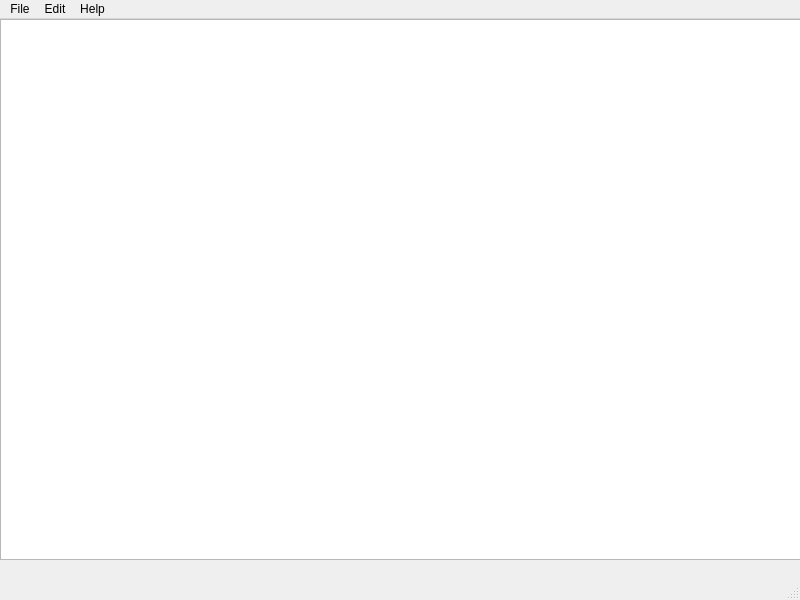
<?xml version="1.0" encoding="UTF-8"?>
<ui version="4.0">
 <class>TexEdit</class>
 <widget class="QMainWindow" name="TexEdit">
  <property name="geometry">
   <rect>
    <x>0</x>
    <y>0</y>
    <width>800</width>
    <height>600</height>
   </rect>
  </property>
  <property name="windowTitle">
   <string>TexEdit</string>
  </property>
  <widget class="QWidget" name="centralwidget">
   <widget class="QTextEdit" name="u_Text">
    <property name="geometry">
     <rect>
      <x>0</x>
      <y>0</y>
      <width>801</width>
      <height>541</height>
     </rect>
    </property>
   </widget>
  </widget>
  <widget class="QMenuBar" name="menubar">
   <property name="geometry">
    <rect>
     <x>0</x>
     <y>0</y>
     <width>800</width>
     <height>26</height>
    </rect>
   </property>
   <widget class="QMenu" name="menuSave">
    <property name="title">
     <string>File</string>
    </property>
    <addaction name="actionNew"/>
    <addaction name="actionOpen"/>
    <addaction name="actionSave"/>
    <addaction name="actionSave_As"/>
    <addaction name="actionQuit_2"/>
   </widget>
   <widget class="QMenu" name="menuEdit">
    <property name="title">
     <string>Edit</string>
    </property>
    <addaction name="actionUndo"/>
    <addaction name="actionRedo"/>
    <addaction name="actionFont"/>
   </widget>
   <widget class="QMenu" name="menuHelp">
    <property name="title">
     <string>Help</string>
    </property>
    <addaction name="actionAbout"/>
   </widget>
   <addaction name="menuSave"/>
   <addaction name="menuEdit"/>
   <addaction name="menuHelp"/>
  </widget>
  <widget class="QStatusBar" name="statusbar"/>
  <action name="actionNew">
   <property name="text">
    <string>New</string>
   </property>
  </action>
  <action name="actionOpen">
   <property name="text">
    <string>Open </string>
   </property>
  </action>
  <action name="actionSave">
   <property name="text">
    <string>Save</string>
   </property>
  </action>
  <action name="actionQuit">
   <property name="text">
    <string>Quit</string>
   </property>
  </action>
  <action name="actionUndo">
   <property name="text">
    <string>Undo</string>
   </property>
  </action>
  <action name="actionRedo">
   <property name="text">
    <string>Redo</string>
   </property>
  </action>
  <action name="actionFont">
   <property name="text">
    <string>Font</string>
   </property>
  </action>
  <action name="actionSave_As">
   <property name="text">
    <string>Save As</string>
   </property>
  </action>
  <action name="actionQuit_2">
   <property name="text">
    <string>Quit</string>
   </property>
  </action>
  <action name="actionAbout">
   <property name="text">
    <string>About</string>
   </property>
  </action>
 </widget>
 <resources/>
 <connections/>
</ui>
